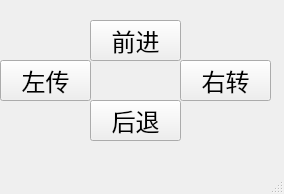
<?xml version="1.0" encoding="UTF-8"?>
<ui version="4.0">
 <class>MainWindow</class>
 <widget class="QMainWindow" name="MainWindow">
  <property name="geometry">
   <rect>
    <x>0</x>
    <y>0</y>
    <width>284</width>
    <height>194</height>
   </rect>
  </property>
  <property name="font">
   <font>
    <pointsize>3</pointsize>
   </font>
  </property>
  <property name="windowTitle">
   <string>MainWindow</string>
  </property>
  <widget class="QWidget" name="centralwidget">
   <widget class="QPushButton" name="pushButton">
    <property name="geometry">
     <rect>
      <x>90</x>
      <y>20</y>
      <width>91</width>
      <height>41</height>
     </rect>
    </property>
    <property name="font">
     <font>
      <pointsize>18</pointsize>
     </font>
    </property>
    <property name="text">
     <string>前进</string>
    </property>
    <property name="iconSize">
     <size>
      <width>25</width>
      <height>25</height>
     </size>
    </property>
   </widget>
   <widget class="QPushButton" name="pushButton_2">
    <property name="geometry">
     <rect>
      <x>0</x>
      <y>60</y>
      <width>91</width>
      <height>41</height>
     </rect>
    </property>
    <property name="font">
     <font>
      <pointsize>18</pointsize>
     </font>
    </property>
    <property name="text">
     <string>左传</string>
    </property>
    <property name="iconSize">
     <size>
      <width>25</width>
      <height>25</height>
     </size>
    </property>
   </widget>
   <widget class="QPushButton" name="pushButton_3">
    <property name="geometry">
     <rect>
      <x>180</x>
      <y>60</y>
      <width>91</width>
      <height>41</height>
     </rect>
    </property>
    <property name="font">
     <font>
      <pointsize>18</pointsize>
     </font>
    </property>
    <property name="text">
     <string>右转</string>
    </property>
    <property name="iconSize">
     <size>
      <width>25</width>
      <height>25</height>
     </size>
    </property>
   </widget>
   <widget class="QPushButton" name="pushButton_4">
    <property name="geometry">
     <rect>
      <x>90</x>
      <y>100</y>
      <width>91</width>
      <height>41</height>
     </rect>
    </property>
    <property name="font">
     <font>
      <pointsize>18</pointsize>
     </font>
    </property>
    <property name="text">
     <string>后退</string>
    </property>
    <property name="iconSize">
     <size>
      <width>25</width>
      <height>25</height>
     </size>
    </property>
   </widget>
  </widget>
  <widget class="QMenuBar" name="menubar">
   <property name="geometry">
    <rect>
     <x>0</x>
     <y>0</y>
     <width>284</width>
     <height>11</height>
    </rect>
   </property>
  </widget>
  <widget class="QStatusBar" name="statusbar"/>
 </widget>
 <resources/>
 <connections/>
</ui>
